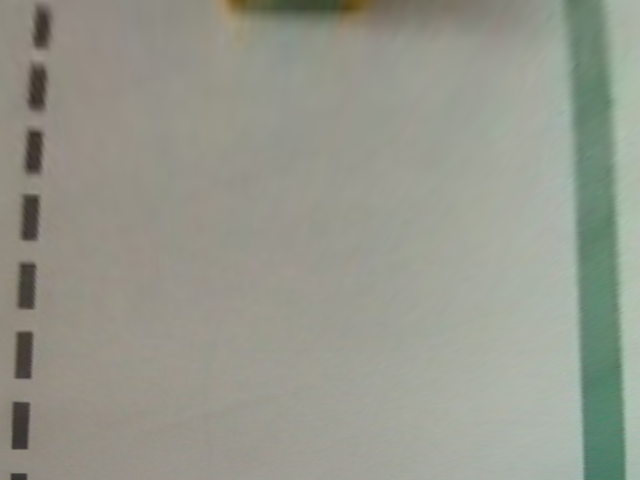
#> input picture output_images/warped1_1.png, 640 x 480 px
$ python scan_lane.py   (older library calls are emulated)
#> lines starting #> are read from the running program, lines starting #| are printed output that depends on the picture; after the words box and inside, x2 and y2 are one past the last pixel; in counts of white or black regions, pixels touching at a corner belong together
#> further down, warped is the input picture: shape (480, 640, 3); mean B, G, R 140.2, 151.5, 149.6
### unicorn.py
import cv2
import numpy as np
import math


# [9 lines left out: function undistort_image, not called in this run]


'''
    Draw lines on image
    !   Input image should be 3-channeled image
'''
# [49 lines left out: functions draw_lines, bird_eye_view, undo_bird_eye_view, not called in this run]


def hsv_green_black_mask(bgr_img):
    hsv_img = cv2.cvtColor(bgr_img, cv2.COLOR_BGR2HSV)
#> hsv_img: shape (480, 640, 3); mean H, S, V 33.7, 24.7, 153.7

    h0 = 0
    h1 = 21
    s0 = 14
    s1 = 78
    v0 = 29
    v1 = 103
    lower_black = np.array([h0, s0, v0])
    upper_black = np.array([h1, s1, v1])

    h0g = 58
    h1g = 86
    s0g = 31
    s1g = 122
    v0g = 114
    v1g = 150
    lower_green = np.array([h0g, s0g, v0g])
    upper_green = np.array([h1g, s1g, v1g])

    mask_black = cv2.inRange(hsv_img, lower_black, upper_black)
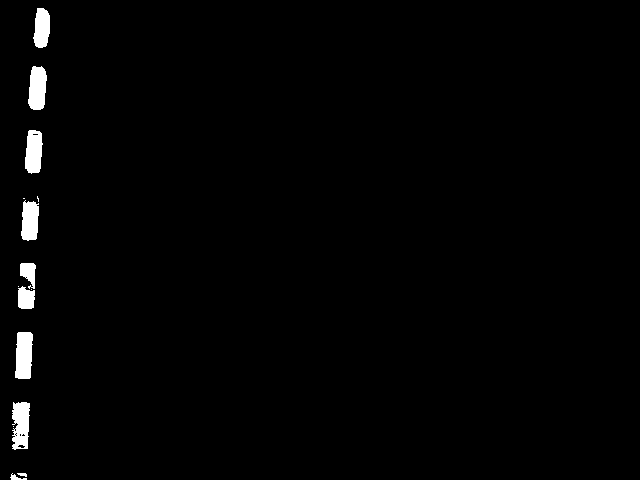
#> mask_black: shape (480, 640); 1.5% white; 15 white regions (5 under 20 px), largest, box (x1, y1, x2, y2) and area: (15, 332, 33, 379) 732, (12, 402, 30, 450) 696, (28, 66, 47, 110) 674
    mask_green = cv2.inRange(hsv_img, lower_green, upper_green)
#> mask_green: shape (480, 640); 6.1% white; 1 white region, box (x1, y1, x2, y2) and area: (561, 0, 626, 480) 18672

    img_hlv_black_green_bin = cv2.bitwise_or(mask_black, mask_green)
#> img_hlv_black_green_bin: shape (480, 640); 7.6% white; 16 white regions (5 under 20 px), largest, box (x1, y1, x2, y2) and area: (561, 0, 626, 480) 18672, (15, 332, 33, 379) 732, (12, 402, 30, 450) 696

    return img_hlv_black_green_bin


def mag_thresh(img, sobel_kernel=3, thresh=(0, 255)):
    # Calculate gradient magnitude
    # Apply threshold
    img_sx = cv2.Sobel(img, cv2.CV_64F, 1, 0)
    img_sy = cv2.Sobel(img, cv2.CV_64F, 0, 1)
    img_s = np.sqrt(img_sx ** 2 + img_sy ** 2)
    img_s = np.uint8(img_s * 255 / np.max(img_s))
    binary_output = 0 * img_s
    binary_output[(img_s >= thresh[0]) & (img_s <= thresh[1])] = 1
    return binary_output


def dir_threshold(img, sobel_kernel=3, thresh=(0, np.pi / 2)):
    # Calculate gradient direction
    # Apply threshold
    img_sx = cv2.Sobel(img, cv2.CV_64F, 1, 0, ksize=sobel_kernel)
    img_sy = cv2.Sobel(img, cv2.CV_64F, 0, 1, ksize=sobel_kernel)

    grad_s = np.arctan2(np.absolute(img_sy), np.absolute(img_sx))

    binary_output = 0 * grad_s  # Remove this line
    binary_output[(grad_s >= thresh[0]) & (grad_s <= thresh[1])] = 1
    return binary_output


def abs_sobel_thresh(img, orient='x', sobel_kernel=3, thresh=(0, 255)):
    # Calculate directional gradient
    # Apply threshold
    if orient == 'x':
        img_s = cv2.Sobel(img, cv2.CV_64F, 1, 0)
    else:
        img_s = cv2.Sobel(img, cv2.CV_64F, 0, 1)
    img_abs = np.absolute(img_s)
    img_sobel = np.uint8(255 * img_abs / np.max(img_abs))

    binary_output = 0 * img_sobel
    binary_output[(img_sobel >= thresh[0]) & (img_sobel <= thresh[1])] = 1
    return binary_output

# [23 lines left out: functions moving_average, region_of_interest, not called in this run]


'''
    Find low border of ROI (rectangular shape)

    Function has 2 options:
        show_border = 0     crop input image
        show_border = 1     draw the green line on input image
'''
# [35 lines left out: function find_low_border_of_roi, not called in this run]

'''
    Crop input image to get prepared image
    for perspective transformation
    picture should have at least two lines
    edges of lines can not be at the edge of image
'''
# [144 lines left out: functions find_low_border_of_roi_m2, make_image_all_black, k_get, get_k_deg, get_pnts_of_line, get_k_b_line, not called in this run]

'''
    Get 4 coordinates of corner points
    These coordinates are needed for bird_eye_view function
    left bottom point and right bottom point
    are got just as first and the last point in the line
'''
# [54 lines left out: functions get_4_pnts_for_warping, count_number_of_extrema, not called in this run]

'''
@brief      Get array of mean values of pixel intensity
@param      gray image (numpy array)
@return     list of mean values of pixel intensity
'''
# [22 lines left out: function get_mean_intensity, not called in this run]

'''
@brief      Get array of boundary values of pixel intensity
@note       upper limit is the max value of mean values
@param      mean_val    -  array of mean values
            threshold   -  value for 'step' response
@return     list of boundary values of mean values
'''
# [310 lines left out: functions get_boundaries_for_intensity, get_only_pick_pnts, get_picks_arrays, get_picks_coordinates, draw_pick_pnts, draw_pick_mask and 3 more, not called in this run]

def draw_magic_line(img, pnts, color, thickness=5):
    pnts = np.int_(pnts)
    cv2.line(img, (pnts[0][0][0], pnts[0][0][1]), (pnts[0][1][0], pnts[0][1][1]), color, thickness=thickness)


# need to fix for 2 (1) line
btn_down = False

# [38 lines left out: functions get_points, my_mouse_left_click, not called in this run]

### scan_lane.py

from __future__ import print_function
import numpy as np
import cv2
import glob
import matplotlib.pyplot as plt
import math
import pickle
import unicorn
from scipy import ndimage
import scipy
from skimage.filters import roberts, sobel

'''
with open('cal_param_opts.txt', 'rb') as fp:
    opts = pickle.load(fp)

with open('cal_param_ipts.txt', 'rb') as fp:
    ipts = pickle.load(fp)

image = cv2.imread('pics_one_lane_x/frame1_1.png')
undist_img = unicorn.undistort_image(image, opts, ipts)

warped = unicorn.bird_eye_view(undist_img)   # (maxWidth, maxHeight))
cv2.imshow('warepd', warped)
'''

warped = cv2.imread('output_images/warped1_1.png')
color_mask = unicorn.hsv_green_black_mask(warped)

# testing adaptive thresholding
gray_warped = cv2.cvtColor(warped, cv2.COLOR_BGR2GRAY)
median_blur = cv2.medianBlur(gray_warped, 5)
# ret, th1 = cv2.threshold(median_blur, 127, 255, cv2.THRESH_BINARY)
th2 = cv2.adaptiveThreshold(median_blur, 255, cv2.ADAPTIVE_THRESH_MEAN_C, cv2.THRESH_BINARY_INV, 15, 3)
#> th2: shape (480, 640); 4.4% white; 26 white regions (15 under 20 px), largest, box (x1, y1, x2, y2) and area: (593, 0, 626, 480) 3809, (565, 0, 593, 480) 3670, (228, 0, 362, 13) 894
# th3 = cv2.adaptiveThreshold(median_blur, 255, cv2.ADAPTIVE_THRESH_GAUSSIAN_C, cv2.THRESH_BINARY, 15, 3)


blur_warped = cv2.GaussianBlur(warped, (5, 5), 0)
# blur_warped = cv2.bilateralFilter(warped, 9, 75, 75)
hls_warped = cv2.cvtColor(blur_warped, cv2.COLOR_BGR2HLS)
#> hls_warped: shape (480, 640, 3); mean of channels 0, 1, 2 33.6, 146.8, 17.6
h_ch, l_ch, s_ch = cv2.split(hls_warped)
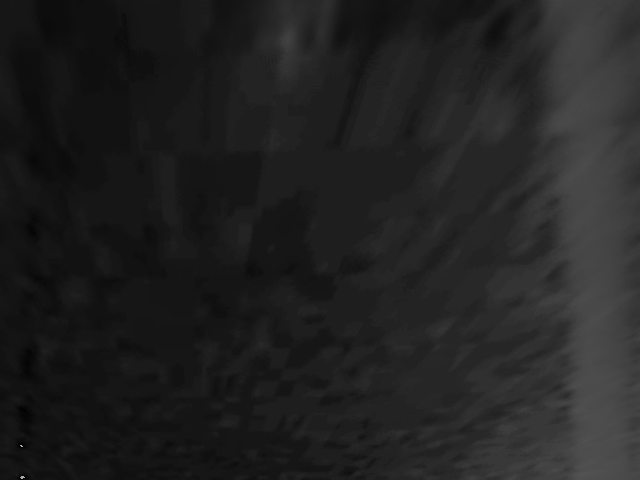
#> h_ch: shape (480, 640); min 0, max 174, mean 33.6

# L channel processing
l_mag = unicorn.mag_thresh(l_ch, 5, (10, 250))
#> in mag_thresh, `binary_output = 0 * img_s`: binary_output: shape (480, 640); every value is 0
#> in mag_thresh, `binary_output[(img_s >= thresh[0]) & (img_s <= thresh[1])] = 1`: binary_output: shape (480, 640); values 0 (black) and 1 (white), 11.6% white; 937 white regions (903 under 20 px), largest, box (x1, y1, x2, y2) and area: (553, 0, 640, 480) 14383, (219, 0, 505, 45) 7245, (13, 0, 60, 249) 6179
l_dir_mag = unicorn.dir_threshold(l_ch, 3, (.1, .5))
#> in dir_threshold, `binary_output = 0 * grad_s`: binary_output: shape (480, 640) float64; every value is 0
#> in dir_threshold, `binary_output[(grad_s >= thresh[0]) & (grad_s <= thresh[1])] = 1`:
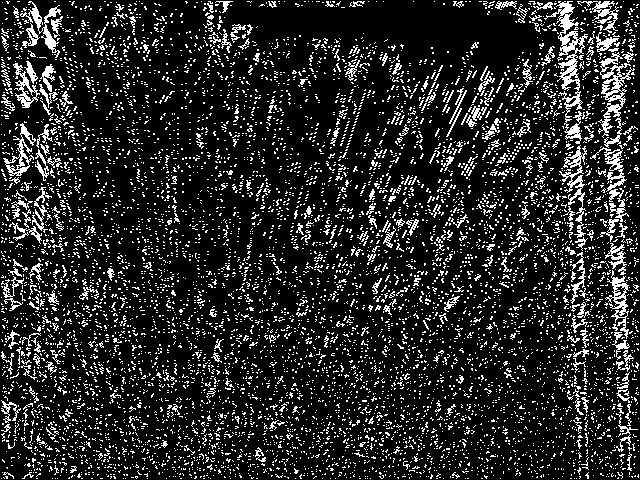
#> binary_output: shape (480, 640) float64; values 0 (black) and 1 (white), 15.1% white in thin lines or dots
l_abs_x = unicorn.abs_sobel_thresh(l_ch, 'x', 5, (70, 250))
#> in abs_sobel_thresh, `binary_output[(img_sobel >= thresh[0]) & (img_sobel <= thresh[1])] = 1`: binary_output: shape (480, 640); values 0 (black) and 1 (white), 2.2% white; 37 white regions (17 under 20 px), largest, box (x1, y1, x2, y2) and area: (613, 191, 628, 480) 1565, (574, 202, 587, 480) 1432, (18, 195, 27, 241) 289
l_abs_y = unicorn.abs_sobel_thresh(l_ch, 'y', 5, (70, 250))
#> in abs_sobel_thresh (call 2), `binary_output[(img_sobel >= thresh[0]) & (img_sobel <= thresh[1])] = 1`: binary_output: shape (480, 640); values 0 (black) and 1 (white), 0.32% white; 15 white regions (1 under 20 px), largest, box (x1, y1, x2, y2) and area: (20, 260, 36, 266) 88, (22, 192, 40, 198) 85, (16, 329, 34, 334) 80
sobel_combo_l = np.zeros_like(l_dir_mag)
sobel_combo_l[((l_abs_x == 1) & (l_abs_y == 1)) | \
               ((l_mag == 1) & (l_dir_mag == 1))] = 1

# S channel processing
s_mag = unicorn.mag_thresh(s_ch, 5, (30, 40))
#> call 2 of mag_thresh, with sobel_kernel = 5, thresh = (30, 40)
#> in mag_thresh (call 2), `img_sx = cv2.Sobel(img, cv2.CV_64F, 1, 0)`:
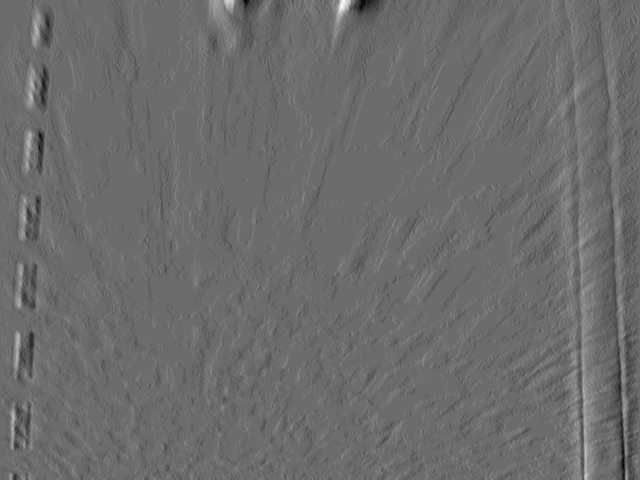
#> img_sx: shape (480, 640) float64; min -56, max 76, mean 0.1; drawn with min black and max white
#> in mag_thresh (call 2), `img_sy = cv2.Sobel(img, cv2.CV_64F, 0, 1)`:
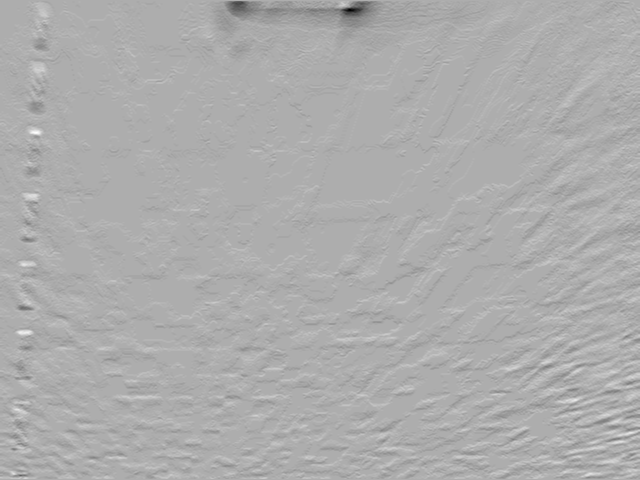
#> img_sy: shape (480, 640) float64; min -98, max 46, mean -0.2; drawn with min black and max white
#> in mag_thresh (call 2), `binary_output[(img_s >= thresh[0]) & (img_s <= thresh[1])] = 1`: binary_output: shape (480, 640); values 0 (black) and 1 (white), 3.2% white in thin lines or dots
s_dir_mag = unicorn.dir_threshold(s_ch, 3, (.2, 1.5))
#> call 2 of dir_threshold, with sobel_kernel = 3, thresh = (0.2, 1.5)
#> in dir_threshold (call 2), `grad_s = np.arctan2(np.absolute(img_sy), np.absolute(img_sx))`:
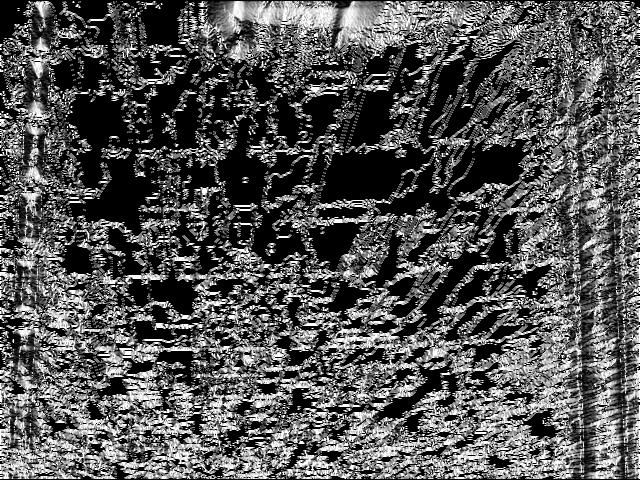
#> grad_s: shape (480, 640) float64; min 0, max 1.57, mean 0.527; drawn with min black and max white
#> in dir_threshold (call 2), `binary_output[(grad_s >= thresh[0]) & (grad_s <= thresh[1])] = 1`: binary_output: shape (480, 640) float64; values 0 (black) and 1 (white), 49.8% white; 1194 white regions (989 under 20 px), largest, box (x1, y1, x2, y2) and area: (1, 1, 639, 479) 128658, (126, 188, 181, 272) 1110, (287, 183, 335, 251) 836
s_abs_x = unicorn.abs_sobel_thresh(s_ch, 'x', 5, (50, 150))
#> in abs_sobel_thresh (call 3), `binary_output[(img_sobel >= thresh[0]) & (img_sobel <= thresh[1])] = 1`: binary_output: shape (480, 640); values 0 (black) and 1 (white), 2% white; 240 white regions (192 under 20 px), largest, box (x1, y1, x2, y2) and area: (581, 303, 594, 480) 889, (613, 340, 626, 480) 534, (353, 0, 384, 17) 318
s_abs_y = unicorn.abs_sobel_thresh(s_ch, 'y', 5, (10, 150))
#> in abs_sobel_thresh (call 4), `binary_output[(img_sobel >= thresh[0]) & (img_sobel <= thresh[1])] = 1`: binary_output: shape (480, 640); values 0 (black) and 1 (white), 25.8% white; 3460 white regions (3012 under 20 px), largest, box (x1, y1, x2, y2) and area: (418, 212, 640, 479) 18151, (208, 1, 486, 51) 6009, (15, 188, 62, 322) 1760
sobel_combo_s = np.zeros_like(s_dir_mag)
sobel_combo_s[((s_abs_x == 1) & (s_abs_y == 1)) | \
               ((s_mag == 1) & (s_dir_mag == 1))] = 1

# print(sobel_combo_s)
# print(sobel_combo_l)
cv2.imshow('sobel l', sobel_combo_l)
cv2.imshow('sobel_s', sobel_combo_s)

# sobel_combo_l = np.array(sobel_combo_l).astype(np.int)
sobel_ls_or = cv2.bitwise_or(sobel_combo_l, sobel_combo_s)

sobel_ls_and = cv2.bitwise_and(sobel_combo_l, sobel_combo_s)

cv2.imshow('sobel_ls_or', sobel_ls_or)
cv2.imshow('sobel and', sobel_ls_and)
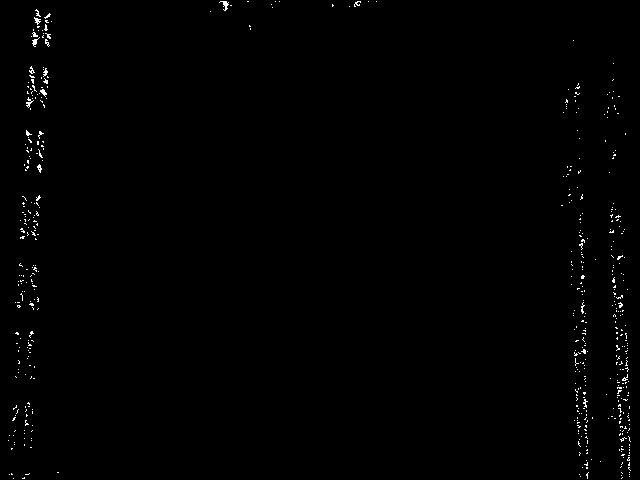
#> window 'sobel and': shape (480, 640) float64; values 0 (black) and 1 (white), 0.62% white in thin lines or dots

# [11 lines of commented-out code are left out]

#> (the run stopped early here; a loop or call above may not have finished)
